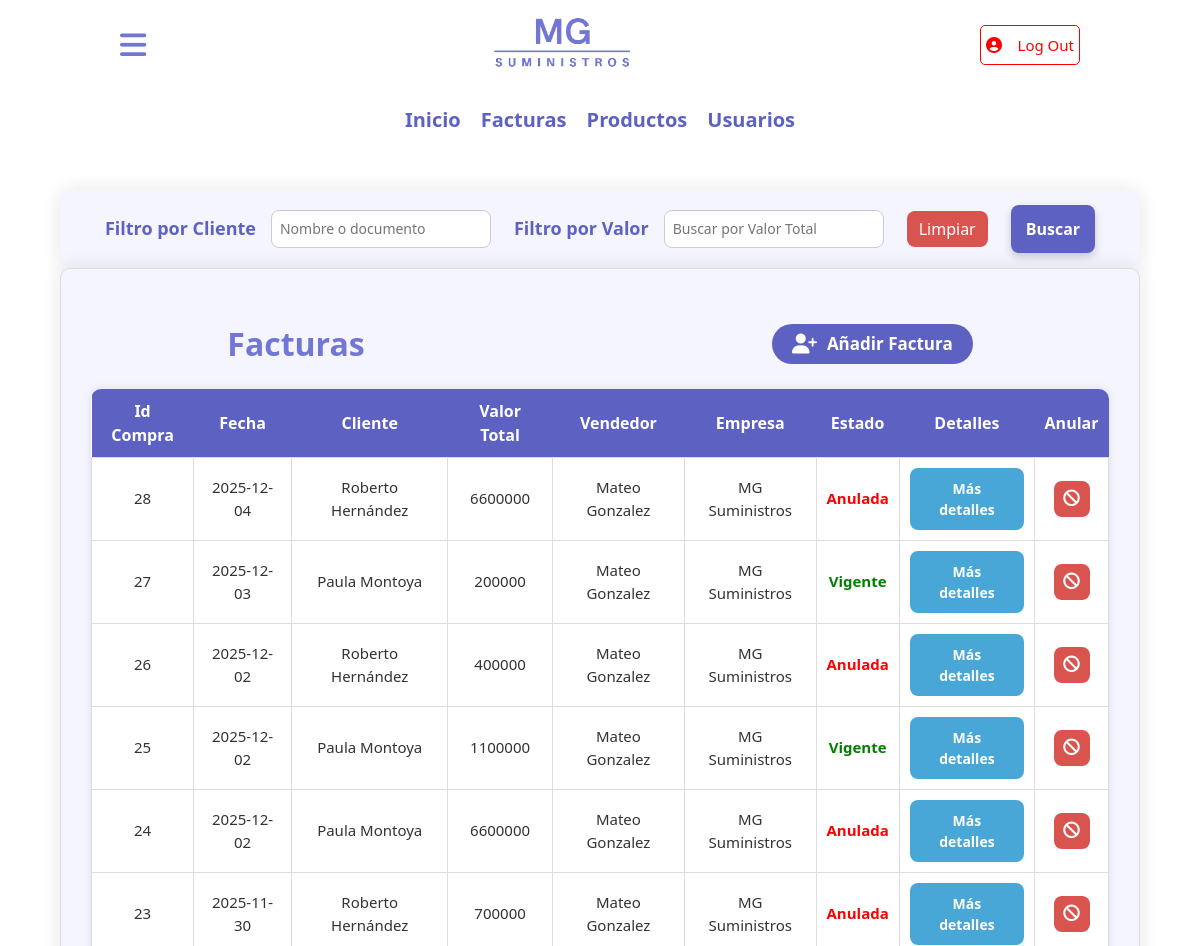
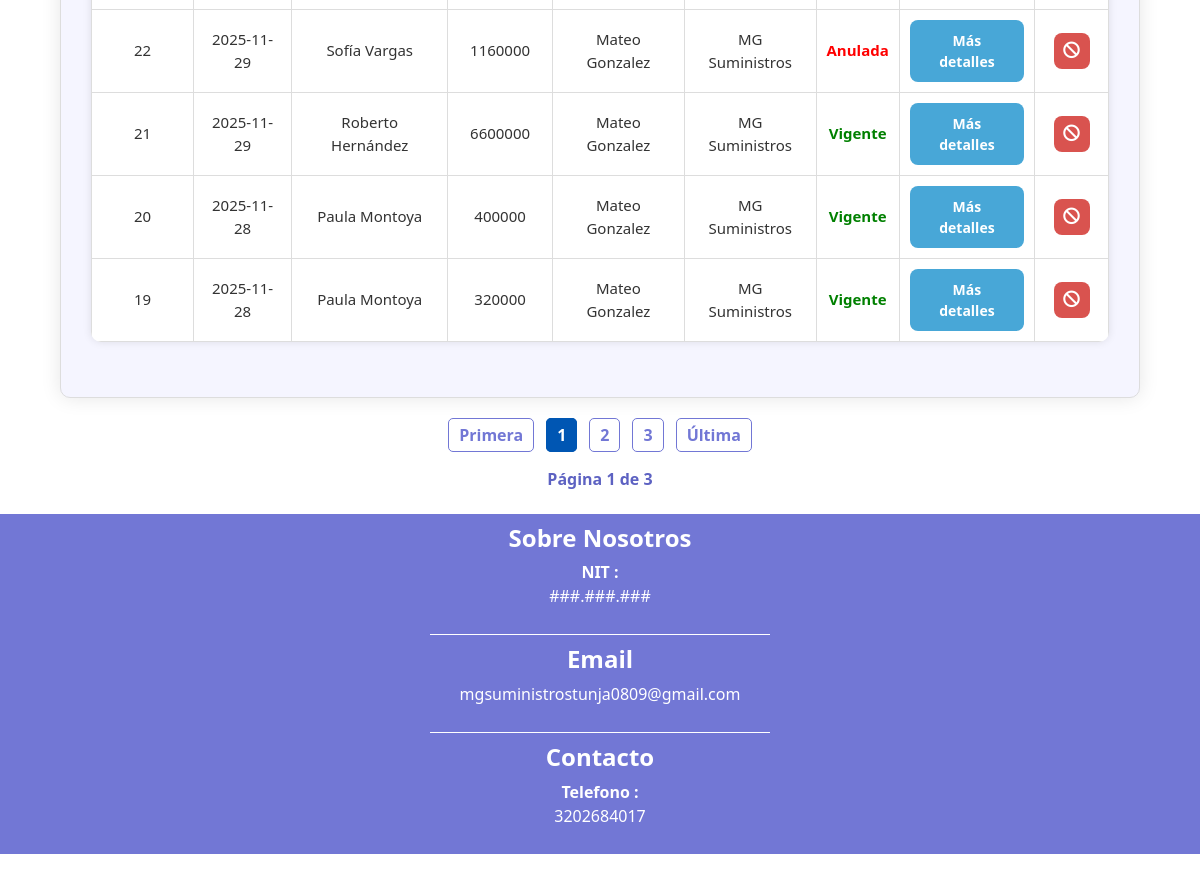
Screenshot of /compra/select.php (signed in) with the database file from the repository (2 pictures, top to bottom).
### tables this page shows
CREATE TABLE `compra` (
  `id_compra` int(11) NOT NULL,
  `fecha_compra` date NOT NULL,
  `valor_total` decimal(12,0) NOT NULL,
  `id_vendedor` int(11) NOT NULL,
  `id_cliente` int(11) NOT NULL,
  `id_empresa` int(11) NOT NULL,
  `id_estado_factura` int(11) NOT NULL DEFAULT 1
);

CREATE TABLE `persona` (
  `id_persona` int(11) NOT NULL,
  `nombre` varchar(40) NOT NULL,
  `id_tipo_identidad` int(11) DEFAULT NULL,
  `id_tipo_documento` int(11) NOT NULL,
  `numero_documento` varchar(40) DEFAULT NULL,
  `correo_electronico` varchar(50) DEFAULT NULL,
  `contrasena` varchar(40) DEFAULT NULL,
  `id_rol` int(11) DEFAULT NULL,
  `direccion` varchar(40) DEFAULT NULL,
  `ciudad` int(11) DEFAULT NULL
);

CREATE TABLE `empresa` (
  `id_empresa` int(11) NOT NULL,
  `nombre` varchar(50) NOT NULL,
  `id_tipo_identidad` int(11) NOT NULL,
  `id_tipo_documento` int(11) DEFAULT NULL,
  `numero_identificacion` varchar(30) NOT NULL,
  `direccion` varchar(100) DEFAULT NULL,
  `id_ciudad` int(11) DEFAULT NULL
);

CREATE TABLE `estado_factura` (
  `id_estado` int(11) NOT NULL,
  `nombre_estado` varchar(50) NOT NULL
);

### compra/select.php (the view, shortened to what this page needs)
<!DOCTYPE html>
<html lang="en">
<head>
    <link href="https://cdn.jsdelivr.net/npm/bootstrap@5.3.3/dist/css/bootstrap.min.css"
          rel="stylesheet">
    <link rel="stylesheet" href="../CSS/styles.css">
</head>
<body>
<?php require_once('../config/database.php');?>
<?php include('../temp/header.php'); ?>
<?php include('../temp/contenido.php'); ?>
<div id="contenido">
    <form method="GET" action="select.php">
        <div class="buscador">
            <p>Filtro por Cliente</p>
            <input type="text" name="buscar" placeholder="Nombre o documento"
                   value="<?php echo isset($_GET['buscar']) ? $_GET['buscar'] : ''; ?>">
            <p>Filtro por Valor</p>
            <input type="text" name="valor" placeholder="Buscar por Valor Total"
                   value="<?php echo isset($_GET['buscar']) ? $_GET['buscar'] : ''; ?>">
            <a href="select.php" class="btn-filtro clear">Limpiar</a>
            <button type="submit">Buscar</button>
        </div>
    </form>
    <form action="select.php" method="POST" name="select">
        <fieldset>
            <legend id="titulo-form">
                <h2>Facturas</h2>
                <a href="../persona/select.php?rol=4" id="btn-insertar">
                    <i class="fa-solid fa-user-plus"></i>
                    <p>Añadir Factura</p>
                </a>
            </legend>
            <table class="tabla_roles">
                <tr>
                    <th>Id Compra</th>
                    <th>Fecha</th>
                    <th>Cliente</th>
                    <th>Valor Total</th>
                    <th>Vendedor</th>
                    <th>Empresa</th>
                    <th>Estado</th>
                    <th>Detalles</th>
                    <th>Anular</th>
                </tr>
                <?php
                $where = " WHERE 1 ";
                $sql_registros = "
                     SELECT COUNT(DISTINCT compra.id_compra) AS total
                        FROM compra
                        INNER JOIN persona AS cliente ON compra.id_cliente = cliente.id_persona AND cliente.id_rol = 4
                        INNER JOIN persona AS vendedor ON compra.id_vendedor = vendedor.id_persona AND (vendedor.id_rol = 1 OR vendedor.id_rol = 2)
                        INNER JOIN empresa ON compra.id_empresa = empresa.id_empresa
                        INNER JOIN compra_producto ON compra.id_compra = compra_producto.id_compra
                    $where
                ";
                $result = mysqli_fetch_assoc(mysqli_query($conexion, $sql_registros));
                $total = $result['total'];
                $por_pagina = 10;
                $pagina = empty($_GET['PAGINA']) ? 1 : $_GET['PAGINA'];
                $desde = ($pagina - 1) * $por_pagina;
                $total_paginas = ceil($total / $por_pagina);
                $consulta = "
                    SELECT compra.id_compra,
                           compra.fecha_compra,
                           compra.valor_total,
                           cliente.nombre AS cliente,
                           vendedor.nombre AS vendedor,
                           empresa.nombre AS empresa,
                           compra.id_estado_factura,
                           estado_factura.nombre_estado AS estado
                    FROM compra
                    INNER JOIN persona AS cliente ON compra.id_cliente = cliente.id_persona AND cliente.id_rol = 4
                    INNER JOIN persona AS vendedor ON compra.id_vendedor = vendedor.id_persona AND (vendedor.id_rol = 1 OR vendedor.id_rol = 2)
                    INNER JOIN empresa ON compra.id_empresa = empresa.id_empresa
                    INNER JOIN compra_producto ON compra.id_compra = compra_producto.id_compra
                    INNER JOIN estado_factura ON compra.id_estado_factura = estado_factura.id_estado
                    $where
                    GROUP BY compra.id_compra
                    ORDER BY id_compra DESC
                    LIMIT $desde, $por_pagina
                ";
                $ejecutar = mysqli_query($conexion, $consulta);
                if (mysqli_num_rows($ejecutar) > 0) {
                    while ($fila = mysqli_fetch_assoc($ejecutar)) {
                        $id_compra = $fila['id_compra'];
                        $fecha = $fila['fecha_compra'];
                        $valor_total = $fila['valor_total'];
                        $cliente = $fila['cliente'];
                        $vendedor = $fila['vendedor'];
                        $empresa = $fila['empresa'];
                        $estado = $fila['estado'];
                        echo "
                        <tr>
                            <td>$id_compra</td>
                            <td>$fecha</td>
                            <td>$cliente</td>
                            <td>$valor_total</td>
                            <td>$vendedor</td>
                            <td>$empresa</td>
                            <td style='color: " . ($estado == 'Anulada' ? "red" : "green") . "; font-weight:bold;'>
                                $estado
                            </td>
                            <td>
                                 <a class='btn-detalles' href='../compra_producto/detalle.php?id=$id_compra' title='detalle'>
                                    Más detalles
                                </a>
                            </td>
                            <td>
                                <a class='btn-accion btn-eliminar'
                                    href='select.php?ANULAR=$id_compra'
                                    title='Anular'
                                    onclick=\"return confirm('¿Desea ANULAR esta factura?');\">
                                    <i class=\"fa-solid fa-ban\"></i>
                                </a>
                            </td>
                        </tr>";
                    }
                } else {
                    echo "<tr><td colspan='9'>No hay Compras registradas.</td></tr>";
                }
                ?>
            </table>
        </fieldset>
    </form>
    <div class="paginador">
        <?php
        echo "<a href='select.php?PAGINA=1' class='link-pagina'>Primera</a>";
        for ($i = 1; $i <= $total_paginas; $i++) {
            $clase = ($i == $pagina) ? "link-activa" : "link-pagina";
            echo "<a href='select.php?PAGINA=$i' class='$clase'>$i</a>";
        }
        echo "<a href='select.php?PAGINA=$total_paginas' class='link-pagina'>Última</a>";
        echo "<br><p class='info_pagina'>Página $pagina de $total_paginas</p>";
        ?>
    </div>
</div>
<?php include('../temp/footer.php'); ?>
</body>
</html>

### CSS/styles.css (style rules this page uses)
body { margin: 0; font-family:'Segoe UI', Tahoma, Geneva, Verdana, sans-serif; font-weight: 400px; }
#contenido { text-align: center; align-items: center; height: auto; align-content: center; margin-bottom: 30px; }
#contenido form { text-align: center; align-items: center; background-color: #F5F5FF ; border-radius:10px ; box-shadow: 0 0 20px rgba(0, 0, 0,0.1); width: 90%; margin: auto; }
fieldset { border: 1px solid #ddd; border-radius: 10px; padding: 30px; overflow-x: auto; -webkit-overflow-scrolling: touch; }
#titulo-form { font-weight: bold; display: flex; justify-content: center; align-items: center; gap: 40%; width: 100%; margin: 25px auto; }
#titulo-form h2 { color: #7277D5; font-weight: bold; text-align: left; margin-bottom: 20px; line-height: 1; margin: 0; }
#btn-insertar { background-color: #5D62C2; color: white; font-weight: bold; display: flex; justify-content: center; align-items: center; gap: 10px; text-decoration: none; border: none; border-radius: 20px; padding: 8px 20px; height: 40px; width: auto; cursor: pointer; transition: all 0.2s ease; margin: 0; }
#btn-insertar p { margin: 0; font-size: 17px; }
#btn-insertar i { font-size: 20px; }
table.tabla_roles { width: 95%; margin: 25px auto; border-collapse: collapse; background-color: #fff; box-shadow: 0 0 8px rgba(0, 0, 0,0.1); border-radius: 10px; overflow: hidden; box-sizing: border-box; max-width: 100%; }
table.tabla_roles th { background-color: #5D62C2 ; color: white; padding: 10px; text-align: center; font-weight: bold; font-size: 16px; }
table.tabla_roles td { border: 1px solid #ddd; text-align: center; padding: 10px; font-size: 15px; color: #333; }
.btn-filtro { background-color: #0056b3; color: white; padding: 10px 12px; border-radius: 8px; text-decoration: none; margin-right: 8px; transition: all 0.18s ease; font-size: 16px; line-height: 1; }
.btn-filtro.clear { background-color: #d9534f ; border-color: #d9534f ; }
.btn-detalles { display: inline-block; padding: 10px 14px; background-color: #48a7d7; color: white; border-radius: 8px; font-weight: bold; text-decoration: none; transition: all 0.3s ease; font-size: 14px; border: none; }
.buscador { display: flex; justify-content: center; gap: 15px; align-items: center; text-align: center; padding: 15px 0px; }
.buscador p { color: #5D62C2; font-size: 18px; font-weight: bold; margin: 0; }
.buscador input { padding: 4px 8px; height: 38px; line-height: 1.2; font-size: 14px; border-radius: 8px; border: 1px solid #ccc; width: auto; min-width: 120px; flex: 0 1 220px; max-width: 320px; margin-right: 8px; box-sizing: border-box; transition: all 0.2s ease; }
.buscador button { padding: 12px 15px; background-color: #5D62C2; color: white; border-radius: 8px; border: none; transition: all 0.3s ease; font-weight: bold; box-shadow: 0 4px 8px rgba(0, 0, 0, 0.18); }
.paginador { text-align: center; margin-top: 25px; height: 60px; }
.paginador .link-pagina { text-decoration: none; color: #7277D5; font-weight: bold; margin: 0 6px; padding: 5px 10px; border: 1px solid #7277D5; border-radius: 5px; transition: all 0.3s ease; }
.link-activa { background-color: #0056b3; text-decoration: none; color: white; font-weight: bold; margin: 0 6px; padding: 5px 10px; border: 1px solid #0056b3; border-radius: 5px; transition: all 0.3s ease-in-out; }
.info_pagina { color: #5D62C2; font-weight: bold; padding: 20px 5px; }
.btn-accion { display: inline-flex; align-items: center; justify-content: center; width: 36px; height: 36px; border-radius: 8px; text-decoration: none; transition: 0.3s ease; font-size: 1.1em; }
.btn-eliminar { background-color: #d9534f; color: white; }
@media (max-width: 1200px) { table.tabla_roles { width: max-content; min-width: 100%; display: table; } }

### rows the page displays
compra: id_compra "28", fecha_compra "2025-12-04", id_cliente.nombre "Roberto Hernández", valor_total "6600000", id_vendedor.nombre "Mateo Gonzalez", id_empresa.nombre "MG Suministros", id_estado_factura.nombre_estado "Anulada"
compra: id_compra "27", fecha_compra "2025-12-03", id_cliente.nombre "Paula Montoya", valor_total "200000", id_vendedor.nombre "Mateo Gonzalez", id_empresa.nombre "MG Suministros", id_estado_factura.nombre_estado "Vigente"
compra: id_compra "26", fecha_compra "2025-12-02", id_cliente.nombre "Roberto Hernández", valor_total "400000", id_vendedor.nombre "Mateo Gonzalez", id_empresa.nombre "MG Suministros", id_estado_factura.nombre_estado "Anulada"
compra: id_compra "25", fecha_compra "2025-12-02", id_cliente.nombre "Paula Montoya", valor_total "1100000", id_vendedor.nombre "Mateo Gonzalez", id_empresa.nombre "MG Suministros", id_estado_factura.nombre_estado "Vigente"
compra: id_compra "24", fecha_compra "2025-12-02", id_cliente.nombre "Paula Montoya", valor_total "6600000", id_vendedor.nombre "Mateo Gonzalez", id_empresa.nombre "MG Suministros", id_estado_factura.nombre_estado "Anulada"
compra: id_compra "23", fecha_compra "2025-11-30", id_cliente.nombre "Roberto Hernández", valor_total "700000", id_vendedor.nombre "Mateo Gonzalez", id_empresa.nombre "MG Suministros", id_estado_factura.nombre_estado "Anulada"
compra: id_compra "22", fecha_compra "2025-11-29", id_cliente.nombre "Sofía Vargas", valor_total "1160000", id_vendedor.nombre "Mateo Gonzalez", id_empresa.nombre "MG Suministros", id_estado_factura.nombre_estado "Anulada"
compra: id_compra "21", fecha_compra "2025-11-29", id_cliente.nombre "Roberto Hernández", valor_total "6600000", id_vendedor.nombre "Mateo Gonzalez", id_empresa.nombre "MG Suministros", id_estado_factura.nombre_estado "Vigente"
compra: id_compra "20", fecha_compra "2025-11-28", id_cliente.nombre "Paula Montoya", valor_total "400000", id_vendedor.nombre "Mateo Gonzalez", id_empresa.nombre "MG Suministros", id_estado_factura.nombre_estado "Vigente"
compra: id_compra "19", fecha_compra "2025-11-28", id_cliente.nombre "Paula Montoya", valor_total "320000", id_vendedor.nombre "Mateo Gonzalez", id_empresa.nombre "MG Suministros", id_estado_factura.nombre_estado "Vigente"

### other values shown
$pagina "1"
$total_paginas "3"
